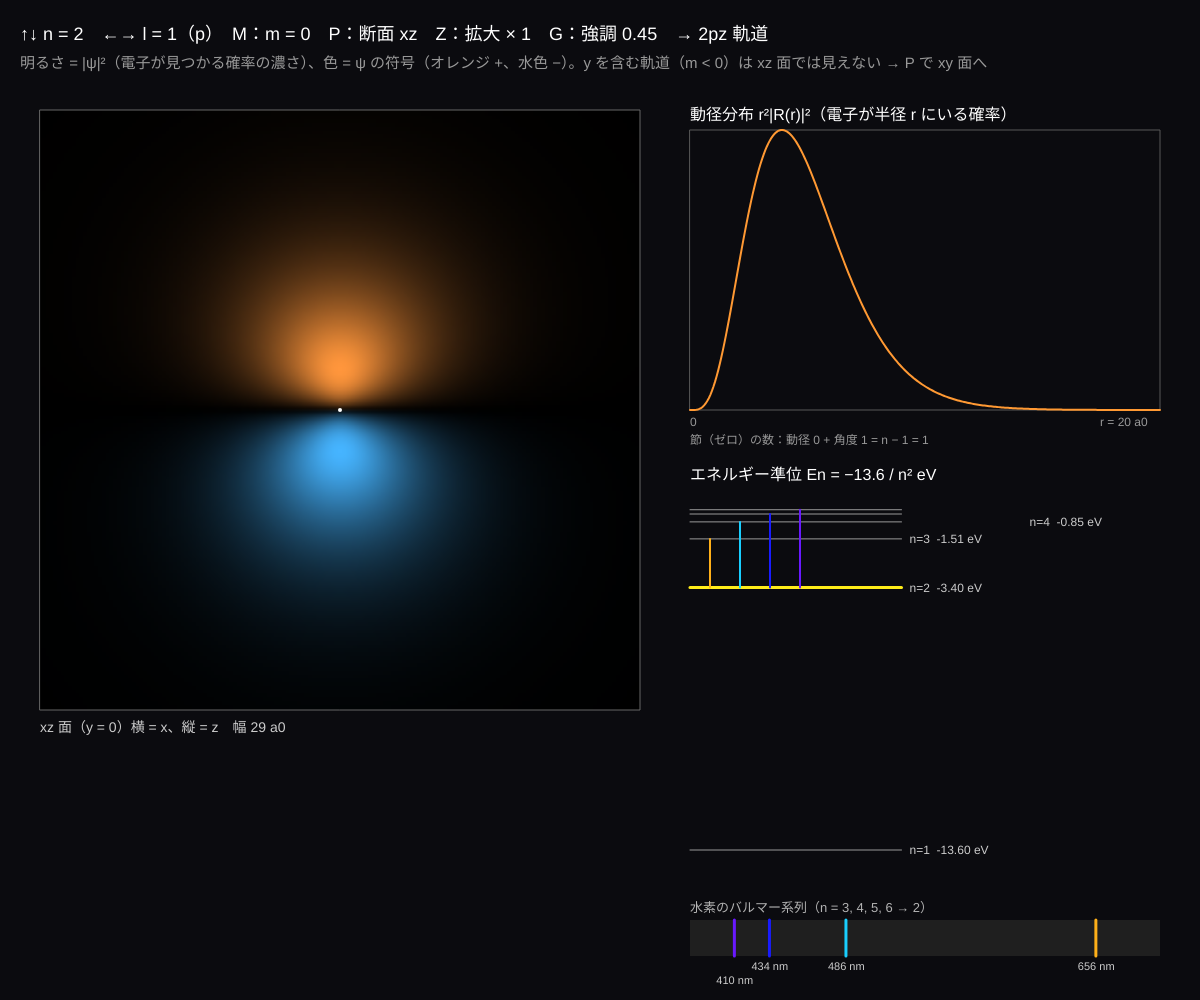
Frame 1 (no input)
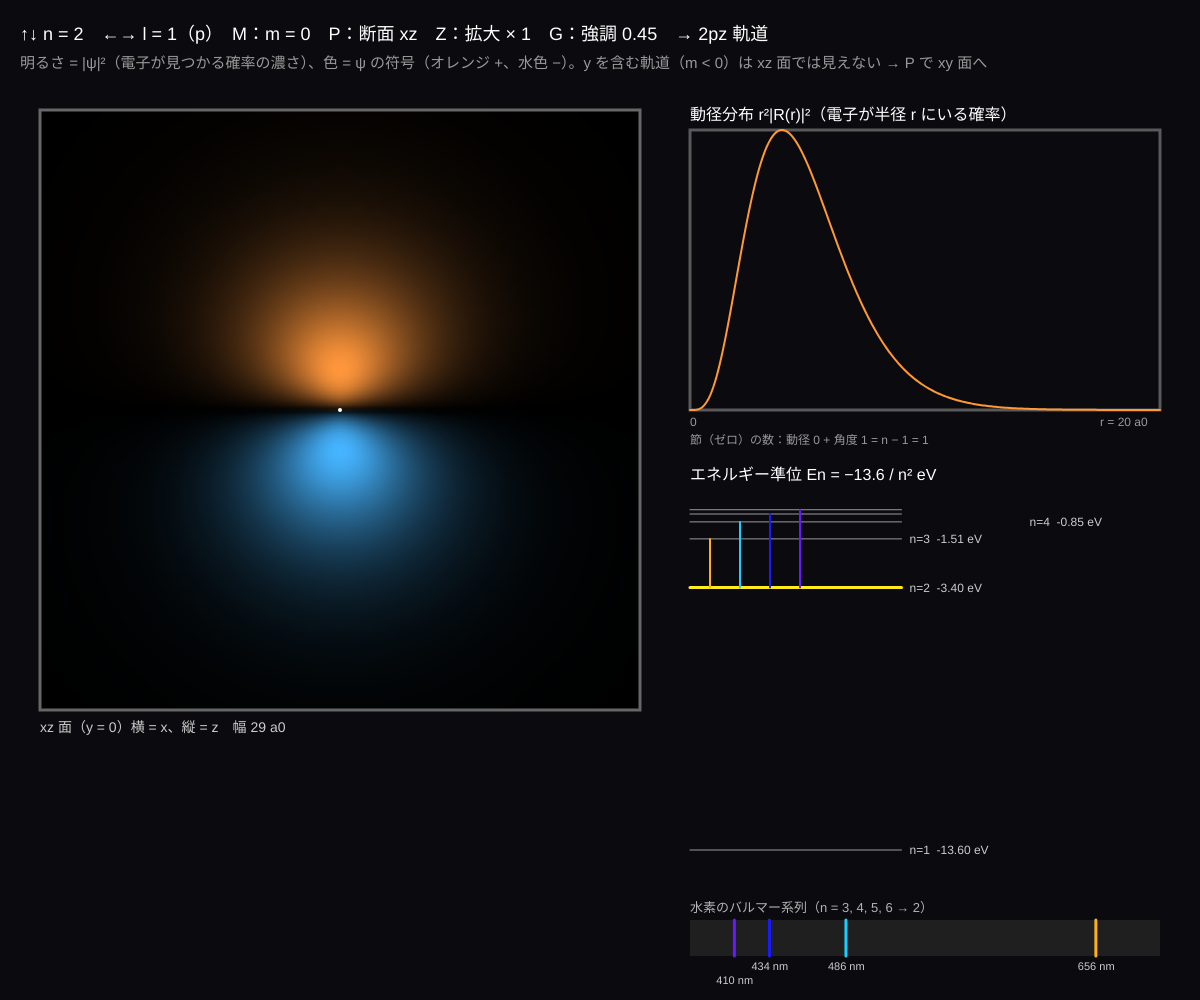
Frame 60 (no input)
Frame 120 (the mouse pressed at the canvas centre since frame 60): identical to frame 60, image omitted

The p5.js sketch that drew these frames (run headless with seeded random() and noise() and a simulated clock; from frame 60 on, the mouse is pressed at the canvas centre):

// p5.js sketch
// ── sketch.js
// ============================================
// 12 水素原子の軌道
// 電子の波動関数 ψnlm = Rnl(r) · Ylm(θ, φ)（動径 × 角度）。断面を切って |ψ|² を明るさ、ψ の符号を色で描く
//   エネルギーは n だけで決まる En = −13.6 eV / n²。n → 2 へ落ちるときに出る光がバルマー系列（目に見える 4 本の線）
// ↑↓ = n（1〜4） / ←→ = l（0〜n−1） / M = m を切りかえ / P = 断面（xz 面 ⇔ xy 面） / Z = 拡大 / G = 明るさの強調
// ============================================

const G = 160;              // ★ 断面の画素数（大きいほどきれいだが重い）
let n = 2, l = 1, m = 0;
let slicePlane = 'xz';
let zoom = 1, gammaV = 0.45;   // ★ 明るさの強調（小さいほど薄い所が見える）
let img, radial = [];
let spdf = 'spdf';

function setup() {
  createCanvas(windowWidth, windowHeight);
  colorMode(HSB, 360, 100, 100, 100);
  img = createGraphics(G, G);
  img.pixelDensity(1);
  render();
}

function extent() { return (2.4 * n * n + 5) / zoom; }   // 表示する範囲（ボーア半径 a0 = 1 の単位）

// ★ 動径関数 Rnl(r) ∝ ρ^l e^{−ρ/2} L(n−l−1, 2l+1)(ρ)、ρ = 2r/n（L はラゲールの陪多項式、漸化式で計算）
function Rnl(r) {
  let rho = (2 * r) / n, k = n - l - 1, al = 2 * l + 1;
  let L0 = 1, L1 = 1 + al - rho, Lk = k === 0 ? L0 : L1;
  for (let j = 1; j < k; j++) { let L2 = ((2 * j + 1 + al - rho) * L1 - (j + al) * L0) / (j + 1); L0 = L1; L1 = L2; Lk = L2; }
  return Math.pow(rho, l) * Math.exp(-rho / 2) * Lk;
}
// ★ 角度の部分（実数の球面調和関数）∝ P_l^|m|(cos θ) × cos(mφ) か sin(|m|φ)
function Ylm(ct, ph) {
  let am = abs(m), st = sqrt(max(0, 1 - ct * ct));
  let pmm = 1;
  for (let i = 1; i <= am; i++) pmm *= -(2 * i - 1) * st;      // P_m^m
  let P = pmm;
  if (l > am) {
    let p1 = ct * (2 * am + 1) * pmm;                           // P_{m+1}^m
    P = p1;
    for (let ll = am + 2; ll <= l; ll++) { let p2 = ((2 * ll - 1) * ct * p1 - (ll + am - 1) * pmm) / (ll - am); pmm = p1; p1 = p2; P = p2; }
  }
  return m > 0 ? P * cos(m * ph) : m < 0 ? P * sin(am * ph) : P;
}
function psi(x, y, z) {
  let r = sqrt(x * x + y * y + z * z) + 1e-9;
  return Rnl(r) * Ylm(z / r, Math.atan2(y, x));
}

// 断面の画像をつくる（n, l, m を変えたときだけ）
function render() {
  let E = extent(), vals = new Float64Array(G * G), mx = 1e-30;
  for (let j = 0; j < G; j++) for (let i = 0; i < G; i++) {
    let u = ((i + 0.5) / G * 2 - 1) * E, v = (1 - (j + 0.5) / G * 2) * E;
    let p = slicePlane === 'xz' ? psi(u, 0, v) : psi(u, v, 0);
    vals[j * G + i] = p; mx = max(mx, p * p);
  }
  img.loadPixels();
  for (let k = 0; k < G * G; k++) {
    let p = vals[k], b = Math.pow((p * p) / mx, gammaV);
    // ψ > 0 はオレンジ、ψ < 0 は水色（符号 = 位相 0 か π）
    let c = p >= 0 ? [255, 150, 60] : [70, 180, 255];
    img.pixels[k * 4] = c[0] * b; img.pixels[k * 4 + 1] = c[1] * b; img.pixels[k * 4 + 2] = c[2] * b; img.pixels[k * 4 + 3] = 255;
  }
  img.updatePixels();
  // 動径分布 P(r) = r² R²（半径 r の殻に電子がいる確率）
  radial = [];
  let rm = 0;
  for (let i = 0; i <= 300; i++) { let r = (i / 300) * E * 1.4, R = Rnl(r); radial.push(r * r * R * R); rm = max(rm, r * r * R * R); }
  radial = radial.map((v) => v / rm);
}

function orbitalName() {
  let nm = n + spdf[l];
  let tbl = { 1: { 0: 'z', 1: 'x', '-1': 'y' }, 2: { 0: 'z²', 1: 'xz', '-1': 'yz', 2: 'x²−y²', '-2': 'xy' } };
  if (tbl[l]) nm += tbl[l][m];
  else if (l === 3) nm += '（m = ' + m + '）';
  return nm;
}

// 波長（nm）→ 色（目に見える範囲のだいたいの色）
function waveColor(wl) {
  let h = map(wl, 400, 700, 270, 0, true);
  return color(h, 90, 100);
}

function draw() {
  background(240, 30, 6);
  let S = min(height - 160, width * 0.5);
  let ox = 40, oy = 110;
  image(img, ox, oy, S, S);
  noFill(); stroke(0, 0, 40); rect(ox, oy, S, S);
  noStroke(); fill(0, 0, 100); circle(ox + S / 2, oy + S / 2, 4);   // 原子核
  fill(0, 0, 80); textSize(14);
  text((slicePlane === 'xz' ? 'xz 面（y = 0）横 = x、縦 = z' : 'xy 面（z = 0）横 = x、縦 = y') + '　幅 ' + nf(2 * extent(), 1, 0) + ' a0', ox, oy + S + 22);

  // 右：動径分布
  let px = ox + S + 50, pw = width - px - 40, py = oy + 10, ph = height * 0.28;
  fill(0, 0, 100); textSize(16); text('動径分布 r²|R(r)|²（電子が半径 r にいる確率）', px, py);
  noFill(); stroke(0, 0, 35); rect(px, py + 10, pw, ph);
  stroke(30, 80, 100); strokeWeight(2); beginShape();
  for (let i = 0; i < radial.length; i++) vertex(px + (i / 300) * pw, py + 10 + ph - radial[i] * ph);
  endShape(); strokeWeight(1);
  noStroke(); fill(0, 0, 60); textSize(12);
  text('0', px, py + ph + 26); text('r = ' + nf(extent() * 1.4, 1, 0) + ' a0', px + pw - 60, py + ph + 26);
  text('節（ゼロ）の数：動径 ' + (n - l - 1) + ' + 角度 ' + l + ' = n − 1 = ' + (n - 1), px, py + ph + 44);

  // エネルギー準位
  let ey = py + ph + 80, eh = height - ey - 170, ew = pw * 0.45;
  fill(0, 0, 100); textSize(16); text('エネルギー準位 En = −13.6 / n² eV', px, ey);
  let yOf = (E) => ey + 20 + eh * (-E / 13.6);   // E = −13.6 が下、0 が上
  for (let k = 1; k <= 6; k++) {
    let E = -13.6 / (k * k), y = yOf(E);
    stroke(k === n ? color(55, 90, 100) : color(0, 0, 60)); strokeWeight(k === n ? 3 : 1);
    line(px, y, px + ew, y);
    noStroke(); fill(0, 0, 80); textSize(12);
    if (k <= 4) text('n=' + k + '  ' + nf(E, 1, 2) + ' eV', px + ew + 8 + (k === 4 ? 120 : 0), y + 4);
  }
  // バルマー系列（n → 2）の矢印
  for (let k = 3; k <= 6; k++) {
    let wl = 1e9 / (1.097e7 * (0.25 - 1 / (k * k))), x = px + 20 + (k - 3) * 30;
    stroke(waveColor(wl)); strokeWeight(k === n ? 4 : 2); line(x, yOf(-13.6 / (k * k)), x, yOf(-3.4));
  }

  // スペクトル（380〜700 nm）
  let sx = px, sy = height - 80, sw = pw, sh = 36;
  noStroke(); fill(0, 0, 12); rect(sx, sy, sw, sh);
  for (let k = 3; k <= 6; k++) {
    let wl = 1e9 / (1.097e7 * (0.25 - 1 / (k * k))), x = sx + ((wl - 380) / 320) * sw;
    stroke(waveColor(wl)); strokeWeight(k === n ? 6 : 3); line(x, sy, x, sy + sh);
    noStroke(); fill(0, 0, 80); textSize(11); text(nf(wl, 1, 0) + ' nm', x - 18, sy + sh + (k === 6 ? 28 : 14));
  }
  noStroke(); fill(0, 0, 70); textSize(13); text('水素のバルマー系列（n = 3, 4, 5, 6 → 2）', sx, sy - 8);

  fill(0, 0, 100); textSize(18);
  text('↑↓ n = ' + n + '　←→ l = ' + l + '（' + spdf[l] + '）　M：m = ' + m + '　P：断面 ' + slicePlane + '　Z：拡大 × ' + zoom + '　G：強調 ' + gammaV + '　→ ' + orbitalName() + ' 軌道', 20, 40);
  fill(0, 0, 60); textSize(15);
  text('明るさ = |ψ|²（電子が見つかる確率の濃さ）、色 = ψ の符号（オレンジ +、水色 −）。y を含む軌道（m < 0）は xz 面では見えない → P で xy 面へ', 20, 68);
}

function keyPressed() {
  let ch = true;
  if (key === UP_ARROW) n = min(4, n + 1);
  else if (key === DOWN_ARROW) n = max(1, n - 1);
  else if (key === RIGHT_ARROW) l = l + 1;
  else if (key === LEFT_ARROW) l = l - 1;
  else if (key === 'm' || key === 'M') m = m + 1 > l ? -l : m + 1;
  else if (key === 'p' || key === 'P') slicePlane = slicePlane === 'xz' ? 'xy' : 'xz';
  else if (key === 'z' || key === 'Z') zoom = zoom === 1 ? 2 : zoom === 2 ? 0.5 : 1;
  else if (key === 'g' || key === 'G') gammaV = gammaV === 0.45 ? 0.25 : gammaV === 0.25 ? 1 : 0.45;
  else ch = false;
  l = constrain(l, 0, n - 1);
  m = constrain(m, -l, l);
  if (ch) render();
}

// ---------- やってみよう ----------
// 1. 1s → 2s → 3s と n を上げると、動径分布の山はどこへ動く？ 山の数は？（節の数 n − l − 1）
// 2. 2p の m = 0（z）と m = 1（x）を比べる。形は同じで向きだけが違う。m = −1（y）は P で xy 面に
// 3. 3d の 5 つの m を順に見よう。化学で出てくる d 軌道の形（四つ葉）になっている？
// 4. 3 → 2 の光（656 nm）は赤、4 → 2 は青緑。En の式から波長 λ = hc / ΔE を自分で計算してみよう
